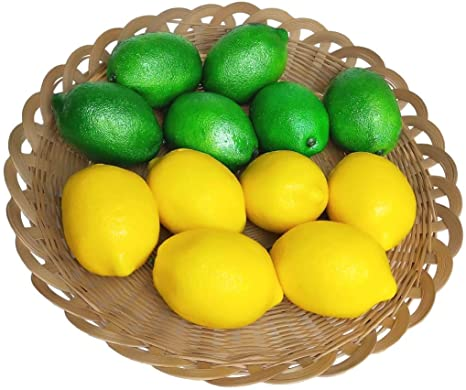
//> input picture BLOCK 3/color_segmentation/image.png, 466 x 390 px
$ ./funciona '../BLOCK 3/color_segmentation/image.png'   (built with g++ and OpenCV 4)
//> lines starting //> are read from the running program, lines starting //| are printed output that depends on the picture
#include <opencv2/core/core.hpp> //core routines
#include <opencv2/highgui/highgui.hpp>//imread,imshow,namedWindow,waitKey
#include <opencv2/imgproc.hpp>//equalize function
#include <iostream>

using namespace std;

void applyKernel(cv::Mat image, cv::Mat kernel, cv::Mat &result);

void makeSobelFilterKernel(cv::Mat &kernel_x, cv::Mat &kernel_y, int size)
{
    kernel_x = cv::Mat::zeros(cv::Size(size, size), CV_32F);
    kernel_y = cv::Mat::zeros(cv::Size(size, size), CV_32F);


    float v1[] = {1, 2 , 1};
    float v2[] = {-1, 0, 1};

    for(int i = 0; i<=3; i++)
    {
        for(int j = 0; j<=2; j++)
        {
                kernel_x.at<float>(i, j) = v1[i] * v2[j] ;
        }
    }

    for(int i = 0; i<=2; i++)
    {
        for(int j = 0; j<=2; j++)
        {
            kernel_y.at<float>(i, j) = v2[i] * v1[j] ;
        }
    }
}

void applyKernel(cv::Mat img, cv::Mat kernel_x, cv::Mat kernel_y, cv::Mat &result)
{
    result.create(img.size(),img.type());
    float sum = 0.0;

    int value_x = 0;
    int value_y = 0;

    for( int y = 0; y < img.rows-2; y++)
    {
        for( int x = 0; x < img.cols-2; x++ )
        {
            for( int j = 0; j < 3; j++)
            {
                for(int i = 0; i < 3; i++)
                {
                    value_x += kernel_x.at<float>(j,i) * img.at<uchar>(y+i, x+j);
                    value_y += kernel_y.at<float>(j,i) * img.at<uchar>(y+i, x+j);
                }
            }

            sum = sqrt( pow( value_x , 2 ) + pow( value_y , 2 ) )/*abs(pixval_x) + abs(pixval_y)*/;
        std::cout << "sum= " << sum << std::endl;
            if (sum > 255)
            {
                sum = 255; //for best performance
            }

            result.at<uchar>(y,x) = sum;

            value_x = 0;
            value_y = 0;
            sum = 0.0;

        }

    }
}


int main(int argc, char **argv)
{
    try
    {
        if(argc!=2)
        {
            cerr << "Usage: image" <<endl;
            return 0;
        }

        int size = 0;

        /*std::cout << "Introduce the filter size: ";
        std::cin >> size;*/


        cv::Mat image = cv::imread(argv[1], cv::IMREAD_GRAYSCALE);
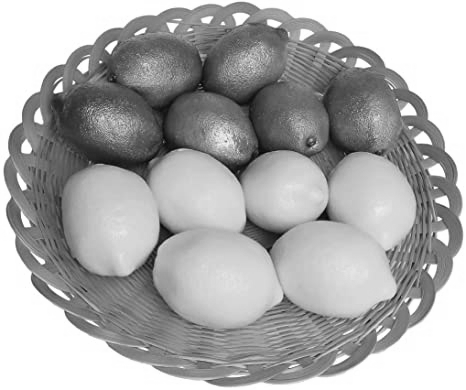
//> image: 390 rows x 466 cols, CV_8UC1; min 6, max 255, mean 170.7
        /*cv::Mat transformed = image.clone();

        image.convertTo(transformed, CV_32FC1, 255, 0);*/

        cv::Mat kernelX = cv::Mat::zeros(3, 3, CV_32FC1);
        cv::Mat kernelY = cv::Mat::zeros(3, 3, CV_32FC1);

        makeSobelFilterKernel(kernelX, kernelY, 3);

        cv::Mat result;

        if(image.rows == 0)
        {
            cerr<<"Error reading image"<<endl;
            return 0;
        }

        applyKernel(image, kernelX, kernelY, result);
//> after the loop in applyKernel, `for( int y = 0; y < img.rows-2; y++)`:
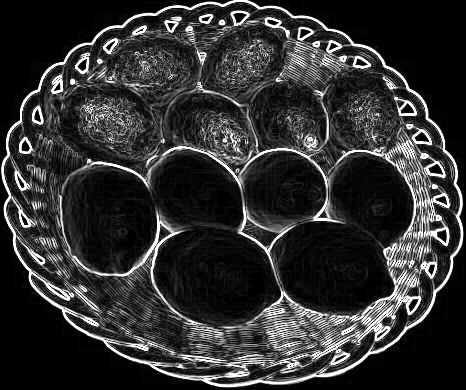
//> result: 390 rows x 466 cols, CV_8UC1; min 0, max 255, mean 48.8
//> after the loop in applyKernel, `for( int y = 0; y < img.rows-2; y++)`: value_x = 0

        cv::namedWindow("Original Image");
        cv::imshow("Original Image", image);

        cv::namedWindow("Result");
        cv::imshow("Result", result);

        cv::waitKey(0);
    }
    catch(const std::exception& e)
    {
        std::cerr << e.what() << '\n';
    }

}
